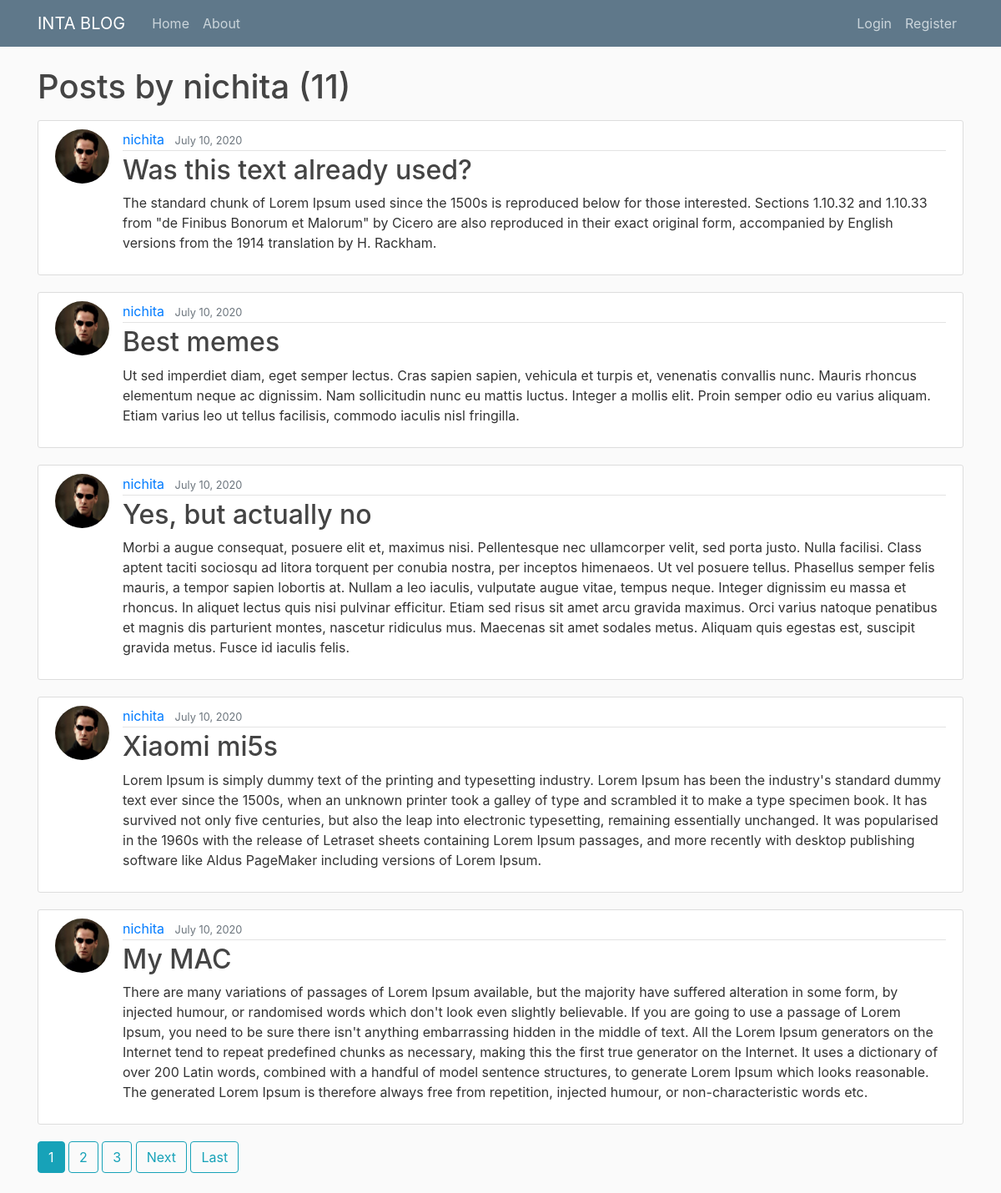
Page /user/nichita on the earlier database version.
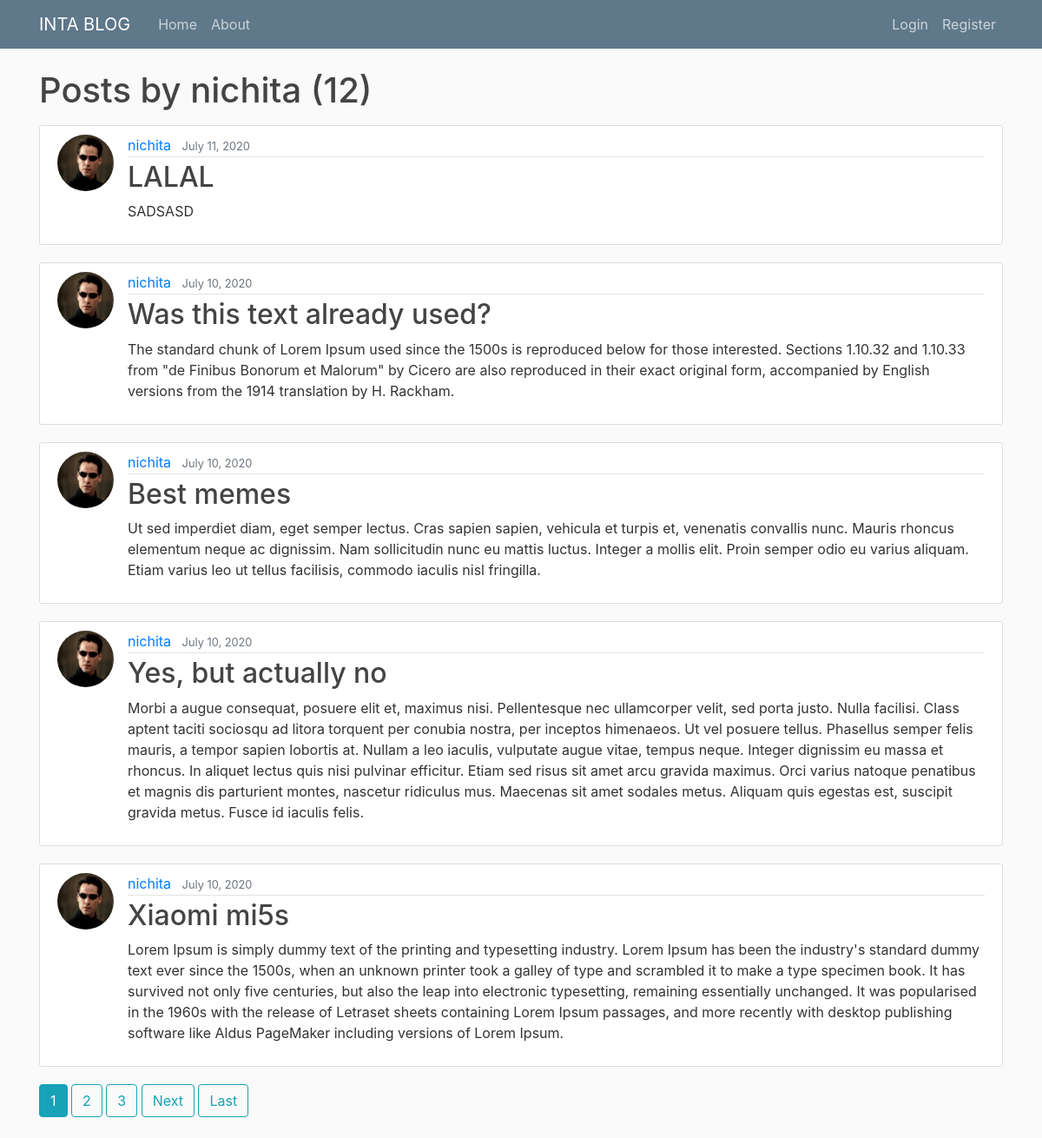
Same page on the later database version.
### blog/models.py (models this page shows, shortened)
class Post(models.Model):
    title = models.CharField(max_length=100)
    content = models.TextField()
    date_posted = models.DateTimeField(default=timezone.now)
    author = models.ForeignKey(User, on_delete=models.CASCADE)

### users/models.py (models this page shows, shortened)
class Profile(models.Model):
    user = models.OneToOneField(User, on_delete=models.CASCADE)
    image = models.ImageField(default='default.jpg', upload_to='profile_pics')

### blog/views.py (the view)
# urls.py: path('user/<str:username>', UserPostListView.as_view(), name='user-posts'),
class UserPostListView(ListView):
    model = Post
    template_name = 'blog/user_posts.html' #<app>/<model>_<viewtype>.html
    context_object_name = 'posts'
    paginate_by = 5
    def get_queryset(self):
        user = get_object_or_404(User, username=self.kwargs.get('username'))
        return Post.objects.filter(author=user).order_by('-date_posted')

### blog/templates/blog/user_posts.html (shortened to what this page needs)
{% extends "blog/base.html" %}
{% block content %}
    <h1 class="mb-3">Posts by {{ view.kwargs.username }} ({{ page_obj.paginator.count }})</h1>
        {% for post in posts %}
        <article class="media content-section">
            <img class="rounded-circle article-img" src="{{ post.author.profile.image.url }}">
            <div class="media-body">
              <div class="article-metadata">
                <a class="mr-2" href="{% url 'user-posts' post.author.username %}">{{ post.author }}</a>
                <small class="text-muted">{{ post.date_posted|date:"F d, Y" }}</small>
              </div>
              <h2><a class="article-title" href="{% url 'post-detail' post.id %}">{{ post.title }}</a></h2>
              <p class="article-content">{{ post.content }}</p>
            </div>
          </article>
        {% endfor %}
        {% if is_paginated %}
          {% for num in page_obj.paginator.page_range %}
            {% if page_obj.number == num %}
              <a class="btn btn-info mb-4" href="?page={{ num }}">{{ num }}</a>
            {% elif num > page_obj.number|add:'-3' and num < page_obj.number|add:'3'%}
            <a class="btn btn-outline-info mb-4" href="?page={{ num }}">{{ num }}</a>
            {% endif %}
          {% endfor %}
          {% if page_obj.has_next %}
            <a class="btn btn-outline-info mb-4" href="?page={{ page.obj.next_page_number }}">Next</a>
            <a class="btn btn-outline-info mb-4" href="?page={{ page_obj.paginator.num_pages }}">Last</a>
          {% endif %}
        {% endif %}
{% endblock content %}

Differences in the rows shown:
no longer on this page (row unchanged): Post: author.profile.image (picture), author "nichita", date_posted "July 10, 2020", title "My MAC", content "There are many variations of passages of Lorem Ipsum available, but the majority have suffered alteration in some form, by injected humour, or randomised words which don't look even slightly believable. If you are going to use a passage of Lorem Ipsum, you need to be sure there isn't anything embarrassing hidden in the middle of text. All the Lorem Ipsum generators on the Internet tend to repeat predefined chunks as necessary, making this the first true generator on the Internet. It uses a dictionary of over 200 Latin words, combined with a handful of model sentence structures, to generate Lorem Ipsum which looks reasonable. The generated Lorem Ipsum is therefore always free from…"
added Post: author.profile.image (picture), author "nichita", date_posted "July 11, 2020", title "LALAL", content "SADSASD"
Other differences:
{{ page_obj.paginator.count }}: "11" → "12"
